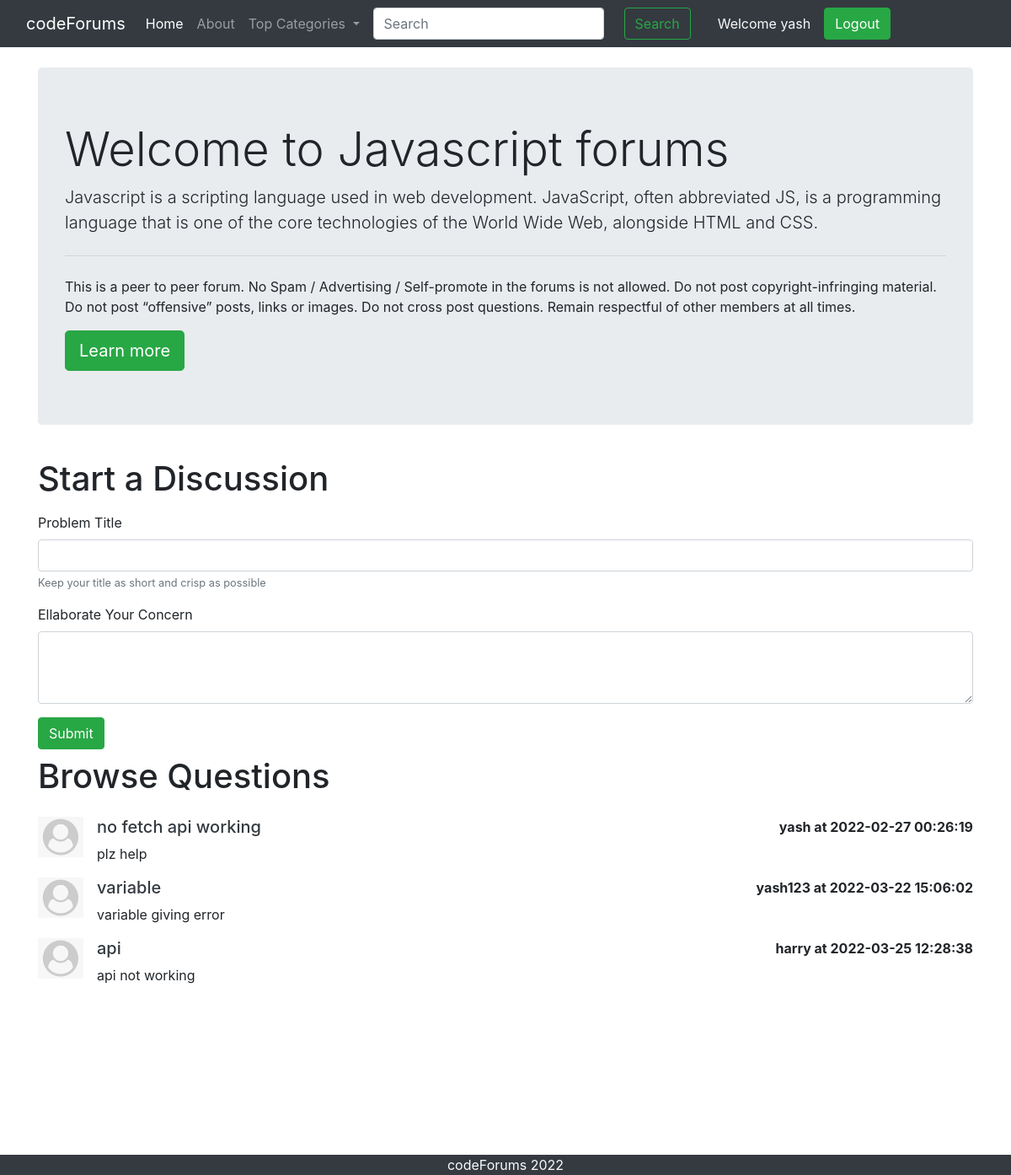
/threadlist.php?catid=2 (signed in), run on the app's committed database.
### tables this page shows
CREATE TABLE `categories` (
  `category_id` int(10) NOT NULL,
  `category_name` varchar(255) NOT NULL,
  `category_description` varchar(255) NOT NULL,
  `created` datetime NOT NULL
);

CREATE TABLE `threads` (
  `thread_id` int(7) NOT NULL,
  `thread_title` varchar(255) NOT NULL,
  `thread_desc` text NOT NULL,
  `thread_cat_id` int(7) NOT NULL,
  `thread_user_id` int(7) NOT NULL,
  `timestamp` datetime NOT NULL DEFAULT current_timestamp()
);

CREATE TABLE `users` (
  `sno` int(8) NOT NULL,
  `user_email` varchar(255) NOT NULL,
  `user_pass` varchar(255) NOT NULL,
  `timestamp` datetime NOT NULL DEFAULT current_timestamp()
);

### threadlist.php (the view, shortened to what this page needs)
<!doctype html>
<html lang="en">
<head>
    <link rel="stylesheet" href="https://stackpath.bootstrapcdn.com/bootstrap/4.5.0/css/bootstrap.min.css"
>
</head>
<body>
    <?php include '_dbconnect.php';?>
    <?php include '_header.php';?>
    <?php
    $id = $_GET['catid'];
    $sql = "SELECT * FROM `categories` WHERE category_id=$id";
    $result = mysqli_query($conn, $sql);
    while($row = mysqli_fetch_assoc($result)){
        $catname = $row['category_name'];
        $catdesc = $row['category_description'];
    }
    ?>
    <div class="container my-4">
        <div class="jumbotron">
            <h1 class="display-4">Welcome to <?php echo $catname;?> forums</h1>
            <p class="lead"> <?php echo $catdesc;?></p>
            <hr class="my-4">
            <p>This is a peer to peer forum. No Spam / Advertising / Self-promote in the forums is not allowed. Do not
                post copyright-infringing material. Do not post “offensive” posts, links or images. Do not cross post
                questions. Remain respectful of other members at all times.</p>
            <a class="btn btn-success btn-lg" href="#" role="button">Learn more</a>
        </div>
    </div>
    <?php
    if(isset($_SESSION['loggedin']) && $_SESSION['loggedin']==true){
    echo '<div class="container">
            <h1 class="py-2">Start a Discussion</h1>
            <form action="'. $_SERVER["REQUEST_URI"] . '" method="post">
                <div class="form-group">
                    <label for="exampleInputEmail1">Problem Title</label>
                    <input type="text" class="form-control" id="title" name="title" aria-describedby="emailHelp">
                    <small id="emailHelp" class="form-text text-muted">Keep your title as short and crisp as
                        possible</small>
                </div>
                <input type="hidden" name="sno" value="'. $_SESSION["sno"]. '">
                <div class="form-group">
                    <label for="exampleFormControlTextarea1">Ellaborate Your Concern</label>
                    <textarea class="form-control" id="desc" name="desc" rows="3"></textarea>
                </div>
                <button type="submit" class="btn btn-success">Submit</button>
            </form>
        </div>';
    }
    ?>
    <div class="container mb-5" id="ques">
        <h1 class="py-2">Browse Questions</h1>
    <?php
    $id = $_GET['catid'];
    $sql = "SELECT * FROM `threads` WHERE thread_cat_id=$id";
    $result = mysqli_query($conn, $sql);
    while($row = mysqli_fetch_assoc($result)){
        $id = $row['thread_id'];
        $title = $row['thread_title'];
        $desc = $row['thread_desc'];
        $thread_time = $row['timestamp'];
        $thread_user_id = $row['thread_user_id'];
        $sql2 = "SELECT user_email FROM `users` WHERE sno='$thread_user_id'";
        $result2 = mysqli_query($conn, $sql2);
        $row2 = mysqli_fetch_assoc($result2);
        echo '<div class="media my-3">
            <img src="user.png" width="54px" class="mr-3" alt="...">
            <div class="media-body">'.
             '<h5 class="mt-0"> <a class="text-dark" href="thread.php?threadid=' . $id. '">'. $title . ' </a></h5>
                '. $desc . ' </div>'.'<div class="font-weight-bold my-0"> ' . $row2['user_email']. ' at '. $thread_time. '</div>'.
        '</div>';
        }
    ?>
    </div>
    <?php include '_footer.php';?>
</body>
</html>

### threadlist.php (style rules this page uses)
#ques { min-height: 433px; }

### data on the page
categories: category_name "Javascript", category_description "Javascript is a scripting language used in web development. JavaScript, often abbreviated JS, is a programming language that is one of the core technologies of the World Wide Web, alongside HTML and CSS."
threads: thread_title "no fetch api working", thread_desc "plz help", users.user_email "yash", timestamp "2022-02-27 00:26:19"
threads: thread_title "variable", thread_desc "variable giving error", users.user_email "yash123", timestamp "2022-03-22 15:06:02"
threads: thread_title "api", thread_desc "api not working", users.user_email "harry", timestamp "2022-03-25 12:28:38"

### other printed values
$_SESSION['useremail'] "yash"
